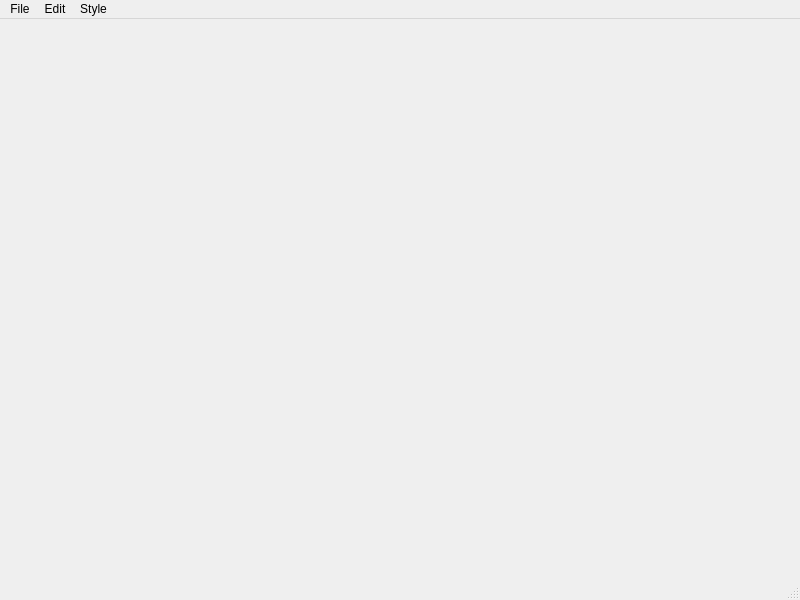
<?xml version="1.0" encoding="UTF-8"?>
<ui version="4.0">
 <class>MainWindow</class>
 <widget class="QMainWindow" name="MainWindow">
  <property name="geometry">
   <rect>
    <x>0</x>
    <y>0</y>
    <width>800</width>
    <height>600</height>
   </rect>
  </property>
  <property name="windowTitle">
   <string>MainWindow</string>
  </property>
  <widget class="QWidget" name="centralwidget"/>
  <widget class="QMenuBar" name="menubar">
   <property name="geometry">
    <rect>
     <x>0</x>
     <y>0</y>
     <width>800</width>
     <height>20</height>
    </rect>
   </property>
   <widget class="QMenu" name="menuFile">
    <property name="title">
     <string>File</string>
    </property>
    <addaction name="actionSave"/>
    <addaction name="actionExit"/>
   </widget>
   <widget class="QMenu" name="menuEdit">
    <property name="title">
     <string>Edit</string>
    </property>
    <addaction name="actionUndo"/>
    <addaction name="actionRedo"/>
   </widget>
   <widget class="QMenu" name="menuStyle">
    <property name="title">
     <string>Style</string>
    </property>
    <addaction name="actionSize"/>
    <addaction name="actionColor"/>
   </widget>
   <addaction name="menuFile"/>
   <addaction name="menuEdit"/>
   <addaction name="menuStyle"/>
  </widget>
  <widget class="QStatusBar" name="statusbar"/>
  <action name="actionSave">
   <property name="text">
    <string>Save</string>
   </property>
   <property name="shortcut">
    <string>Ctrl+S</string>
   </property>
  </action>
  <action name="actionExit">
   <property name="text">
    <string>Exit</string>
   </property>
  </action>
  <action name="actionUndo">
   <property name="text">
    <string>Undo</string>
   </property>
   <property name="shortcut">
    <string>Ctrl+Z</string>
   </property>
  </action>
  <action name="actionRedo">
   <property name="text">
    <string>Redo</string>
   </property>
   <property name="shortcut">
    <string>Ctrl+Y</string>
   </property>
  </action>
  <action name="actionSize">
   <property name="text">
    <string>Size</string>
   </property>
  </action>
  <action name="actionColor">
   <property name="text">
    <string>Color</string>
   </property>
  </action>
 </widget>
 <resources/>
 <connections/>
</ui>
